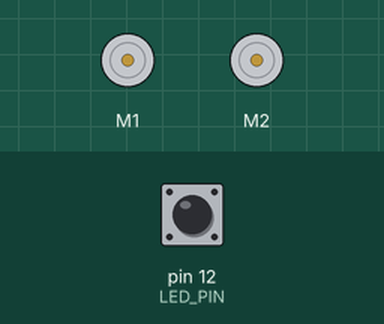
This sketch was run on a simulated Arduino Uno, built with avr-gcc and run on an emulated ATmega328P. Parts: 2 × DC motor (green arrow = forward, orange = backward, longer = faster). The inputs (shaded band) are chosen by the test bench; at power-on: pin 12 (LED_PIN) LOW.

Above: at 1.2 s.
1.3 s: pin 12 (LED_PIN) pulled LOW for 0.15 s
At 3.4 s:
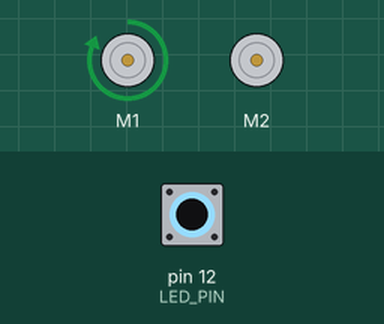
At 7.3 s:
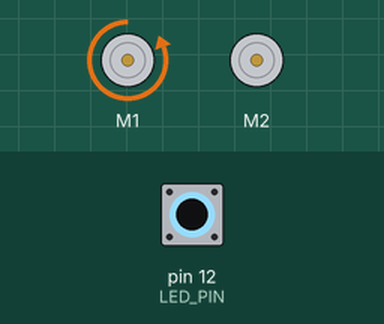
Timing chart, 0 to 18.7 s (numbered marks = the images above; inputs shaded):
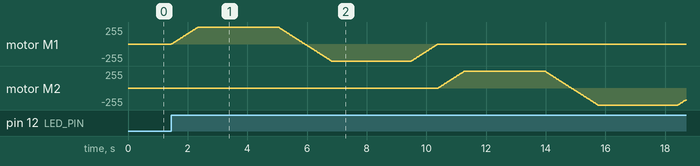

The sketch:

arduino_zumo.ino
```cpp
#include <Wire.h>
#include <ZumoShield.h>
#define LED_PIN 12
ZumoMotors motors;
Pushbutton button(ZUMO_BUTTON);
void setup(){
  pinMode(LED_PIN, OUTPUT);
}

void loop(){
if (button.getSingleDebouncedRelease()){ //https://github.com/pololu/pushbutton-arduino
  digitalWrite(LED_PIN, HIGH);
  for (int speed = 0; speed <= 1000; speed++)
  {
    motors.setLeftSpeed(speed);
    delay(2);
  }
  for (int speed = 1000; speed >= 0; speed--)
  {
    motors.setLeftSpeed(speed);
    delay(2);
  }
  digitalWrite(LED_PIN, LOW);
  for (int speed = 0; speed >= -1000; speed--)
  {
    motors.setLeftSpeed(speed);
    delay(2);
  }
  for (int speed = -1000; speed <= 0; speed++)
  {
    motors.setLeftSpeed(speed);
    delay(2);
  }
  digitalWrite(LED_PIN, HIGH);
  for (int speed = 0; speed <= 1000; speed++)
  {
    motors.setRightSpeed(speed);
    delay(2);
  }
  for (int speed = 1000; speed >= 0; speed--)
  {
    motors.setRightSpeed(speed);
    delay(2);
  }
  digitalWrite(LED_PIN, LOW);
  for (int speed = 0; speed >= -1000; speed--)
  {
    motors.setRightSpeed(speed);
    delay(2);
  }
  for (int speed = -1000; speed <= 0; speed++)
  {
    motors.setRightSpeed(speed);
    delay(2);
  }
  delay(400);
}
}
```
